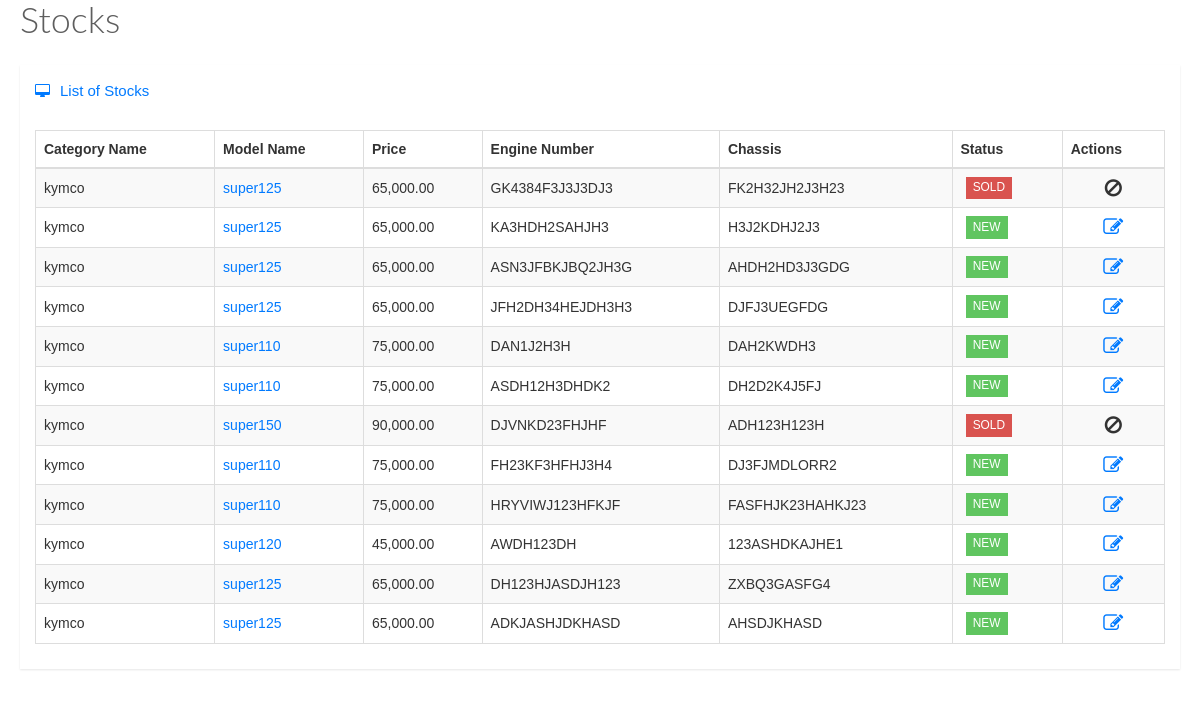
The page /liststocks.php on the database its author committed.
### tables this page shows
CREATE TABLE `stocks` (
  `model_id` int(11) NOT NULL,
  `category_name` varchar(30) NOT NULL,
  `model_name` varchar(30) NOT NULL,
  `price` decimal(10,2) NOT NULL,
  `downpayment` decimal(10,2) NOT NULL,
  `color` varchar(100) NOT NULL,
  `engine_number` varchar(30) NOT NULL,
  `chassis` varchar(30) NOT NULL,
  `status` varchar(100) NOT NULL,
  `branch` varchar(100) NOT NULL
);

### liststocks.php (the view, shortened to what this page needs)
<link href="stylesheets/bootstrap.min.css" media="all" rel="stylesheet" type="text/css" />
    <link href="stylesheets/font-awesome.min.css" media="all" rel="stylesheet" type="text/css" />
    <link href="stylesheets/datatables.css" media="all" rel="stylesheet" type="text/css" />
    <link href="stylesheets/style.css" media="all" rel="stylesheet" type="text/css" />
    <div id="msg"></div><div id="stocks1">
        <div class="page-title">
          <h1>
          </h1>
        </div>
        <div class="row animated fadeInDown">
          <div class="col-lg-12">
            <div class="widget-container fluid-height clearfix">
              <div class="heading">
                <i class="fa fa-desktop"></i>List of Stocks
              </div>
              <div class="widget-content padded clearfix">
                <table class="table table-bordered table-striped" id="dataTable1">
                  <thead>
                    <th>
                      Category Name
                    </th>
                    <th class="hidden-xs">
                      Model Name
                    </th>
                    <th class="hidden-xs">
                      Price
                    </th>
                    <th class="hidden-xs">
                      Engine Number
                    </th>
                    <th class="hidden-xs">
                      Chassis
                    </th>
                    <th class="hidden-xs">
                      Status
                    </th>
                    <th class="hidden-xs">
                      Actions
                    </th>
                  </thead>
                  <tbody>
                     <?php
                        include 'db/connection.php';
                        $accounts = $dbConn->query("SELECT * FROM stocks");
                        while ($getaccounts = $accounts->fetch(PDO::FETCH_ASSOC))
                        {
                        ?>
                          <tr>
                                   <td><?php echo $getaccounts['category_name'];?></td>
                                  <td><a href="#<?php echo $getaccounts['model_id'];?>" class="fancybox"><?php echo $getaccounts['model_name'];?></a>  </td>
                                  <td><?php echo number_format($getaccounts['price'],2);?></td>
                                    <td style="text-transform:uppercase;"><?php echo $getaccounts['engine_number'];?></td>
                                    <td style="text-transform:uppercase;"><?php echo $getaccounts['chassis'];?></td>
                                    <td style="text-transform:uppercase;"><?php if ($getaccounts['status'] == 'sold' )
                                    {
                                      echo '<span class="label label-danger">SOLD</span>';
                                    }
                                    else
                                    {
                                      echo '<span class="label label-success">'.$getaccounts['status'].'</span>';
                                    }
                                    ?></td>
                                    <td style="text-transform:uppercase;font-size:20px;"><center><?php if ($getaccounts['status'] == 'sold' )
                                    {
                                      echo '<span class="fa fa-ban"></span>';
                                    }
                                    else
                                    {
                                      echo '<a id="edit_student" href="javascript:void(0);" data-stocks="'.$getaccounts['model_id'].'"class="fa fa-edit"></a>';
                                    }
                                    ?></center></td>
                          </tr>
                        <?php
                        }
                        ?>
                  </tbody>
                </table>
              </div>
            </div>
          </div>
        </div>
        </div></div>

### rows shown on the page
stocks: category_name "kymco", model_name "super125", price "65,000.00", engine_number "GK4384F3J3J3DJ3", chassis "FK2H32JH2J3H23", status "SOLD"
stocks: category_name "kymco", model_name "super125", price "65,000.00", engine_number "KA3HDH2SAHJH3", chassis "H3J2KDHJ2J3", status "NEW"
stocks: category_name "kymco", model_name "super125", price "65,000.00", engine_number "ASN3JFBKJBQ2JH3G", chassis "AHDH2HD3J3GDG", status "NEW"
stocks: category_name "kymco", model_name "super125", price "65,000.00", engine_number "JFH2DH34HEJDH3H3", chassis "DJFJ3UEGFDG", status "NEW"
stocks: category_name "kymco", model_name "super110", price "75,000.00", engine_number "DAN1J2H3H", chassis "DAH2KWDH3", status "NEW"
stocks: category_name "kymco", model_name "super110", price "75,000.00", engine_number "ASDH12H3DHDK2", chassis "DH2D2K4J5FJ", status "NEW"
stocks: category_name "kymco", model_name "super150", price "90,000.00", engine_number "DJVNKD23FHJHF", chassis "ADH123H123H", status "SOLD"
stocks: category_name "kymco", model_name "super110", price "75,000.00", engine_number "FH23KF3HFHJ3H4", chassis "DJ3FJMDLORR2", status "NEW"
stocks: category_name "kymco", model_name "super110", price "75,000.00", engine_number "HRYVIWJ123HFKJF", chassis "FASFHJK23HAHKJ23", status "NEW"
stocks: category_name "kymco", model_name "super120", price "45,000.00", engine_number "AWDH123DH", chassis "123ASHDKAJHE1", status "NEW"
stocks: category_name "kymco", model_name "super125", price "65,000.00", engine_number "DH123HJASDJH123", chassis "ZXBQ3GASFG4", status "NEW"
stocks: category_name "kymco", model_name "super125", price "65,000.00", engine_number "ADKJASHJDKHASD", chassis "AHSDJKHASD", status "NEW"
